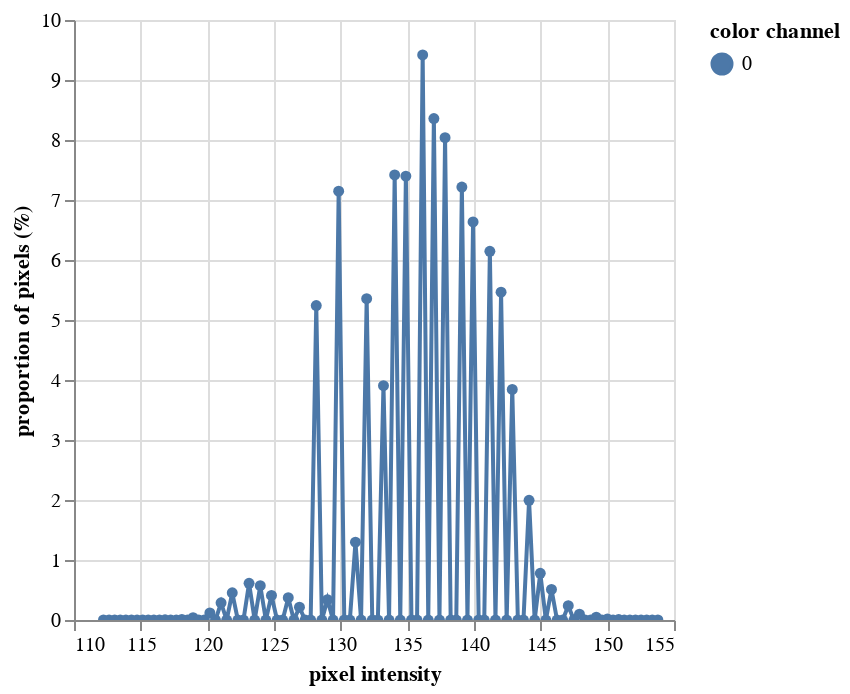

Source (notebook cell):
### Markdown cell above
The plants appear to have a darker color. Let's check the histogram to confirm this.

### Code cell
hist = pcv.visualize.histogram(img=img_A)

### Figure 1 — Vega-Lite specification as saved in the notebook (floating-point values rounded to 4 significant figures)
{"config": {"view": {"continuousWidth": 300, "continuousHeight": 300}}, "data": {"name": "data-597578059980064afe305deda806d570"}, "mark": {"type": "line", "point": true}, "encoding": {"color": {"field": "color channel", "type": "nominal"}, "tooltip": [{"field": "pixel intensity", "type": "quantitative"}, {"field": "proportion of pixels (%)", "type": "quantitative"}], "x": {"field": "pixel intensity", "type": "quantitative"}, "y": {"field": "proportion of pixels (%)", "type": "quantitative"}}, "params": [{"name": "param_6", "select": {"type": "interval", "encodings": ["x", "y"]}, "bind": "scales"}], "$schema": "https://vega.github.io/schema/vega-lite/v5.15.1.json", "datasets": {"data-597578059980064afe305deda806d570": [{"pixel intensity": 112.2, "proportion of pixels (%)": 8.138e-05, "hist_count": 1, "color channel": "0"}, {"pixel intensity": 112.6, "proportion of pixels (%)": 0.0, "hist_count": 0, "color channel": "0"}, {"pixel intensity": 113.1, "proportion of pixels (%)": 0.0002441, "hist_count": 3, "color channel": "0"}, {"pixel intensity": 113.5, "proportion of pixels (%)": 0.0, "hist_count": 0, "color channel": "0"}, {"pixel intensity": 113.9, "proportion of pixels (%)": 0.0005697, "hist_count": 7, "color channel": "0"}, {"pixel intensity": 114.3, "proportion of pixels (%)": 0.0, "hist_count": 0, "color channel": "0"}, {"pixel intensity": 114.7, "proportion of pixels (%)": 0.0, "hist_count": 0, "color channel": "0"}, {"pixel intensity": 115.2, "proportion of pixels (%)": 0.001302, "hist_count": 16, "color channel": "0"}, {"pixel intensity": 115.6, "proportion of pixels (%)": 0.0, "hist_count": 0, "color channel": "0"}, {"pixel intensity": 116.0, "proportion of pixels (%)": 0.001628, "hist_count": 20, "color channel": "0"}, {"pixel intensity": 116.4, "proportion of pixels (%)": 0.0, "hist_count": 0, "color channel": "0"}, {"pixel intensity": 116.8, "proportion of pixels (%)": 0.003418, "hist_count": 42, "color channel": "0"}, {"pixel intensity": 117.2, "proportion of pixels (%)": 0.0, "hist_count": 0, "color channel": "0"}, {"pixel intensity": 117.7, "proportion of pixels (%)": 0.0, "hist_count": 0, "color channel": "0"}, {"pixel intensity": 118.1, "proportion of pixels (%)": 0.008626, "hist_count": 106, "color channel": "0"}, {"pixel intensity": 118.5, "proportion of pixels (%)": 0.0, "hist_count": 0, "color channel": "0"}, {"pixel intensity": 118.9, "proportion of pixels (%)": 0.03825, "hist_count": 470, "color channel": "0"}, {"pixel intensity": 119.3, "proportion of pixels (%)": 0.0, "hist_count": 0, "color channel": "0"}, {"pixel intensity": 119.8, "proportion of pixels (%)": 0.0, "hist_count": 0, "color channel": "0"}, {"pixel intensity": 120.2, "proportion of pixels (%)": 0.118, "hist_count": 1450, "color channel": "0"}, {"pixel intensity": 120.6, "proportion of pixels (%)": 0.0, "hist_count": 0, "color channel": "0"}, {"pixel intensity": 121.0, "proportion of pixels (%)": 0.2861, "hist_count": 3515, "color channel": "0"}, {"pixel intensity": 121.4, "proportion of pixels (%)": 0.0, "hist_count": 0, "color channel": "0"}, {"pixel intensity": 121.9, "proportion of pixels (%)": 0.453, "hist_count": 5567, "color channel": "0"}, {"pixel intensity": 122.3, "proportion of pixels (%)": 0.0, "hist_count": 0, "color channel": "0"}, {"pixel intensity": 122.7, "proportion of pixels (%)": 0.0, "hist_count": 0, "color channel": "0"}, {"pixel intensity": 123.1, "proportion of pixels (%)": 0.6119, "hist_count": 7519, "color channel": "0"}, {"pixel intensity": 123.6, "proportion of pixels (%)": 0.0, "hist_count": 0, "color channel": "0"}, {"pixel intensity": 124.0, "proportion of pixels (%)": 0.5715, "hist_count": 7023, "color channel": "0"}, {"pixel intensity": 124.4, "proportion of pixels (%)": 0.0, "hist_count": 0, "color channel": "0"}, {"pixel intensity": 124.8, "proportion of pixels (%)": 0.4104, "hist_count": 5043, "color channel": "0"}, {"pixel intensity": 125.2, "proportion of pixels (%)": 0.0, "hist_count": 0, "color channel": "0"}, {"pixel intensity": 125.7, "proportion of pixels (%)": 0.0, "hist_count": 0, "color channel": "0"}, {"pixel intensity": 126.1, "proportion of pixels (%)": 0.3711, "hist_count": 4560, "color channel": "0"}, {"pixel intensity": 126.5, "proportion of pixels (%)": 0.0, "hist_count": 0, "color channel": "0"}, {"pixel intensity": 126.9, "proportion of pixels (%)": 0.2141, "hist_count": 2631, "color channel": "0"}, {"pixel intensity": 127.3, "proportion of pixels (%)": 0.0, "hist_count": 0, "color channel": "0"}, {"pixel intensity": 127.8, "proportion of pixels (%)": 0.0, "hist_count": 0, "color channel": "0"}, {"pixel intensity": 128.2, "proportion of pixels (%)": 5.24, "hist_count": 64393, "color channel": "0"}, {"pixel intensity": 128.6, "proportion of pixels (%)": 0.0, "hist_count": 0, "color channel": "0"}, {"pixel intensity": 129.0, "proportion of pixels (%)": 0.3397, "hist_count": 4174, "color channel": "0"}, {"pixel intensity": 129.4, "proportion of pixels (%)": 0.0, "hist_count": 0, "color channel": "0"}, {"pixel intensity": 129.8, "proportion of pixels (%)": 7.147, "hist_count": 87823, "color channel": "0"}, {"pixel intensity": 130.3, "proportion of pixels (%)": 0.0, "hist_count": 0, "color channel": "0"}, {"pixel intensity": 130.7, "proportion of pixels (%)": 0.0, "hist_count": 0, "color channel": "0"}, {"pixel intensity": 131.1, "proportion of pixels (%)": 1.298, "hist_count": 15948, "color channel": "0"}, {"pixel intensity": 131.5, "proportion of pixels (%)": 0.0, "hist_count": 0, "color channel": "0"}, {"pixel intensity": 131.9, "proportion of pixels (%)": 5.354, "hist_count": 65796, "color channel": "0"}, {"pixel intensity": 132.4, "proportion of pixels (%)": 0.0, "hist_count": 0, "color channel": "0"}, {"pixel intensity": 132.8, "proportion of pixels (%)": 0.0, "hist_count": 0, "color channel": "0"}, {"pixel intensity": 133.2, "proportion of pixels (%)": 3.905, "hist_count": 47983, "color channel": "0"}, {"pixel intensity": 133.6, "proportion of pixels (%)": 0.0, "hist_count": 0, "color channel": "0"}, {"pixel intensity": 134.1, "proportion of pixels (%)": 7.418, "hist_count": 91155, "color channel": "0"}, {"pixel intensity": 134.5, "proportion of pixels (%)": 0.0, "hist_count": 0, "color channel": "0"}, {"pixel intensity": 134.9, "proportion of pixels (%)": 7.398, "hist_count": 90906, "color channel": "0"}, {"pixel intensity": 135.3, "proportion of pixels (%)": 0.0, "hist_count": 0, "color channel": "0"}, {"pixel intensity": 135.7, "proportion of pixels (%)": 0.0, "hist_count": 0, "color channel": "0"}, {"pixel intensity": 136.2, "proportion of pixels (%)": 9.417, "hist_count": 115714, "color channel": "0"}, {"pixel intensity": 136.6, "proportion of pixels (%)": 0.0, "hist_count": 0, "color channel": "0"}, {"pixel intensity": 137.0, "proportion of pixels (%)": 8.357, "hist_count": 102695, "color channel": "0"}, {"pixel intensity": 137.4, "proportion of pixels (%)": 0.0, "hist_count": 0, "color channel": "0"}, {"pixel intensity": 137.8, "proportion of pixels (%)": 8.039, "hist_count": 98781, "color channel": "0"}, {"pixel intensity": 138.2, "proportion of pixels (%)": 0.0, "hist_count": 0, "color channel": "0"}, {"pixel intensity": 138.7, "proportion of pixels (%)": 0.0, "hist_count": 0, "color channel": "0"}, {"pixel intensity": 139.1, "proportion of pixels (%)": 7.217, "hist_count": 88677, "color channel": "0"}, {"pixel intensity": 139.5, "proportion of pixels (%)": 0.0, "hist_count": 0, "color channel": "0"}, {"pixel intensity": 139.9, "proportion of pixels (%)": 6.634, "hist_count": 81513, "color channel": "0"}, {"pixel intensity": 140.3, "proportion of pixels (%)": 0.0, "hist_count": 0, "color channel": "0"}, {"pixel intensity": 140.8, "proportion of pixels (%)": 0.0, "hist_count": 0, "color channel": "0"}, {"pixel intensity": 141.2, "proportion of pixels (%)": 6.146, "hist_count": 75519, "color channel": "0"}, {"pixel intensity": 141.6, "proportion of pixels (%)": 0.0, "hist_count": 0, "color channel": "0"}, {"pixel intensity": 142.0, "proportion of pixels (%)": 5.463, "hist_count": 67124, "color channel": "0"}, {"pixel intensity": 142.4, "proportion of pixels (%)": 0.0, "hist_count": 0, "color channel": "0"}, {"pixel intensity": 142.9, "proportion of pixels (%)": 3.844, "hist_count": 47232, "color channel": "0"}, {"pixel intensity": 143.3, "proportion of pixels (%)": 0.0, "hist_count": 0, "color channel": "0"}, {"pixel intensity": 143.7, "proportion of pixels (%)": 0.0, "hist_count": 0, "color channel": "0"}, {"pixel intensity": 144.1, "proportion of pixels (%)": 1.995, "hist_count": 24519, "color channel": "0"}, {"pixel intensity": 144.6, "proportion of pixels (%)": 0.0, "hist_count": 0, "color channel": "0"}, {"pixel intensity": 145.0, "proportion of pixels (%)": 0.7776, "hist_count": 9555, "color channel": "0"}, {"pixel intensity": 145.4, "proportion of pixels (%)": 0.0, "hist_count": 0, "color channel": "0"}, {"pixel intensity": 145.8, "proportion of pixels (%)": 0.5099, "hist_count": 6266, "color channel": "0"}, {"pixel intensity": 146.2, "proportion of pixels (%)": 0.0, "hist_count": 0, "color channel": "0"}, {"pixel intensity": 146.7, "proportion of pixels (%)": 0.0, "hist_count": 0, "color channel": "0"}, {"pixel intensity": 147.1, "proportion of pixels (%)": 0.2392, "hist_count": 2939, "color channel": "0"}, {"pixel intensity": 147.5, "proportion of pixels (%)": 0.0, "hist_count": 0, "color channel": "0"}, {"pixel intensity": 147.9, "proportion of pixels (%)": 0.09644, "hist_count": 1185, "color channel": "0"}, {"pixel intensity": 148.3, "proportion of pixels (%)": 0.0, "hist_count": 0, "color channel": "0"}, {"pixel intensity": 148.8, "proportion of pixels (%)": 0.0, "hist_count": 0, "color channel": "0"}, {"pixel intensity": 149.2, "proportion of pixels (%)": 0.04728, "hist_count": 581, "color channel": "0"}, {"pixel intensity": 149.6, "proportion of pixels (%)": 0.0, "hist_count": 0, "color channel": "0"}, {"pixel intensity": 150.0, "proportion of pixels (%)": 0.01904, "hist_count": 234, "color channel": "0"}, {"pixel intensity": 150.4, "proportion of pixels (%)": 0.0, "hist_count": 0, "color channel": "0"}, {"pixel intensity": 150.8, "proportion of pixels (%)": 0.006836, "hist_count": 84, "color channel": "0"}, {"pixel intensity": 151.3, "proportion of pixels (%)": 0.0, "hist_count": 0, "color channel": "0"}, {"pixel intensity": 151.7, "proportion of pixels (%)": 0.0, "hist_count": 0, "color channel": "0"}, {"pixel intensity": 152.1, "proportion of pixels (%)": 0.001709, "hist_count": 21, "color channel": "0"}, {"pixel intensity": 152.5, "proportion of pixels (%)": 0.0, "hist_count": 0, "color channel": "0"}, {"pixel intensity": 152.9, "proportion of pixels (%)": 0.0004883, "hist_count": 6, "color channel": "0"}, {"pixel intensity": 153.4, "proportion of pixels (%)": 0.0, "hist_count": 0, "color channel": "0"}, {"pixel intensity": 153.8, "proportion of pixels (%)": 0.0003255, "hist_count": 4, "color channel": "0"}]}}
